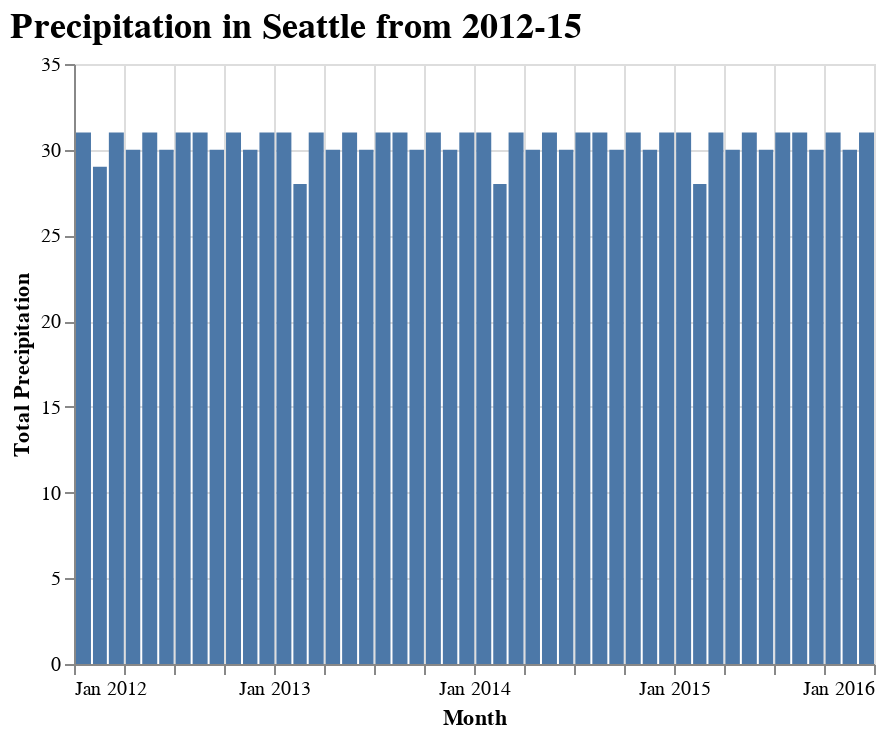

Notebook source saved alongside this figure:
### Markdown cell above
Hmmm.  That's not a very useful way to display the dates...Altair seems to think they're times, rather than years, months, and days.  Let's specify the format of our `temporal` data points as `yearmonth(date)`.  We can also use an abbreviation for the temporal data type, `T`.

### Code cell
viz = alt.Chart(sw_df).mark_bar().encode(
    alt.X('yearmonth(date):T', title='Month'),
    alt.Y('count(precipitation):Q', title='Total Precipitation')
).properties(title="Precipitation in Seattle from 2012-15")

viz.configure_title(
    fontSize=18,
    font='Helvetica',
    anchor='start',
    color='black'
)

### Figure 1 — Vega-Lite specification as saved in the notebook (floating-point values rounded to 4 significant figures; data arrays with more than 128 entries replaced by an {"elided": "..."} marker saying what was removed)
{"config": {"view": {"continuousWidth": 400, "continuousHeight": 300}, "title": {"anchor": "start", "color": "black", "font": "Helvetica", "fontSize": 18}}, "data": {"name": "data-830c39fec90146253fb06a06c26374ef"}, "mark": "bar", "encoding": {"x": {"type": "temporal", "field": "date", "timeUnit": "yearmonth", "title": "Month"}, "y": {"type": "quantitative", "aggregate": "count", "field": "precipitation", "title": "Total Precipitation"}}, "title": "Precipitation in Seattle from 2012-15", "$schema": "https://vega.github.io/schema/vega-lite/v4.8.1.json", "datasets": {"data-830c39fec90146253fb06a06c26374ef": {"elided": "1461 records"}}}
